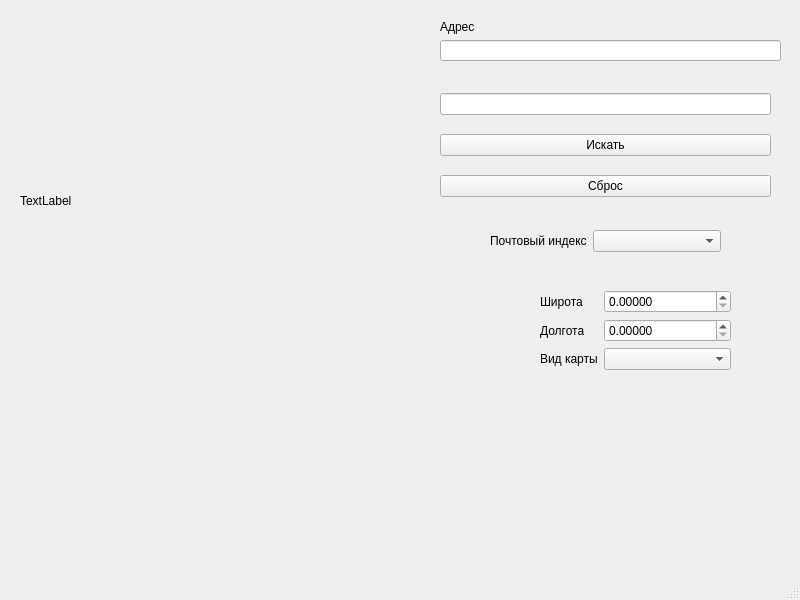
<?xml version="1.0" encoding="UTF-8"?>
<ui version="4.0">
 <class>MainWindow</class>
 <widget class="QMainWindow" name="MainWindow">
  <property name="geometry">
   <rect>
    <x>0</x>
    <y>0</y>
    <width>800</width>
    <height>600</height>
   </rect>
  </property>
  <property name="windowTitle">
   <string>MainWindow</string>
  </property>
  <widget class="QWidget" name="centralwidget">
   <widget class="QLabel" name="mapLabel">
    <property name="geometry">
     <rect>
      <x>20</x>
      <y>30</y>
      <width>401</width>
      <height>341</height>
     </rect>
    </property>
    <property name="text">
     <string>TextLabel</string>
    </property>
   </widget>
   <widget class="QWidget" name="formLayoutWidget">
    <property name="geometry">
     <rect>
      <x>540</x>
      <y>290</y>
      <width>191</width>
      <height>81</height>
     </rect>
    </property>
    <layout class="QFormLayout" name="formLayout">
     <item row="0" column="0">
      <widget class="QLabel" name="label">
       <property name="text">
        <string>Широта</string>
       </property>
      </widget>
     </item>
     <item row="1" column="0">
      <widget class="QLabel" name="label_2">
       <property name="text">
        <string>Долгота</string>
       </property>
      </widget>
     </item>
     <item row="2" column="0">
      <widget class="QLabel" name="label_3">
       <property name="text">
        <string>Вид карты</string>
       </property>
      </widget>
     </item>
     <item row="1" column="1">
      <widget class="QDoubleSpinBox" name="longitudeBox">
       <property name="decimals">
        <number>5</number>
       </property>
      </widget>
     </item>
     <item row="2" column="1">
      <widget class="QComboBox" name="typeBox">
       <property name="currentText">
        <string/>
       </property>
       <property name="frame">
        <bool>true</bool>
       </property>
      </widget>
     </item>
     <item row="0" column="1">
      <widget class="QDoubleSpinBox" name="lattitudeBox">
       <property name="decimals">
        <number>5</number>
       </property>
      </widget>
     </item>
    </layout>
   </widget>
   <widget class="QWidget" name="verticalLayoutWidget">
    <property name="geometry">
     <rect>
      <x>440</x>
      <y>80</y>
      <width>331</width>
      <height>131</height>
     </rect>
    </property>
    <layout class="QVBoxLayout" name="verticalLayout">
     <item>
      <widget class="QLineEdit" name="searchEdit"/>
     </item>
     <item>
      <widget class="QPushButton" name="searchButton">
       <property name="text">
        <string>Искать</string>
       </property>
      </widget>
     </item>
     <item>
      <widget class="QPushButton" name="clearButton">
       <property name="text">
        <string>Сброс</string>
       </property>
      </widget>
     </item>
    </layout>
   </widget>
   <widget class="QWidget" name="verticalLayoutWidget_2">
    <property name="geometry">
     <rect>
      <x>440</x>
      <y>20</y>
      <width>341</width>
      <height>41</height>
     </rect>
    </property>
    <layout class="QVBoxLayout" name="verticalLayout_2">
     <item>
      <widget class="QLabel" name="label_4">
       <property name="text">
        <string>Адрес</string>
       </property>
      </widget>
     </item>
     <item>
      <widget class="QLineEdit" name="addressEdit"/>
     </item>
    </layout>
   </widget>
   <widget class="QWidget" name="formLayoutWidget_2">
    <property name="geometry">
     <rect>
      <x>490</x>
      <y>230</y>
      <width>231</width>
      <height>41</height>
     </rect>
    </property>
    <layout class="QFormLayout" name="formLayout_2">
     <item row="0" column="0">
      <widget class="QLabel" name="label_5">
       <property name="text">
        <string>Почтовый индекс</string>
       </property>
      </widget>
     </item>
     <item row="0" column="1">
      <widget class="QComboBox" name="indexBox"/>
     </item>
    </layout>
   </widget>
  </widget>
  <widget class="QMenuBar" name="menubar">
   <property name="geometry">
    <rect>
     <x>0</x>
     <y>0</y>
     <width>800</width>
     <height>20</height>
    </rect>
   </property>
  </widget>
  <widget class="QStatusBar" name="statusbar"/>
 </widget>
 <resources/>
 <connections/>
</ui>
